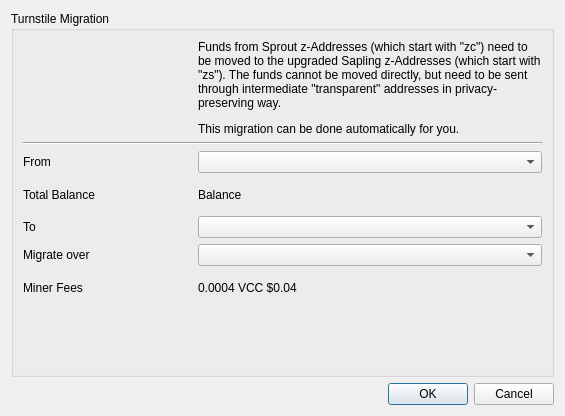
<?xml version="1.0" encoding="UTF-8"?>
<ui version="4.0">
 <class>Turnstile</class>
 <widget class="QDialog" name="Turnstile">
  <property name="geometry">
   <rect>
    <x>0</x>
    <y>0</y>
    <width>565</width>
    <height>416</height>
   </rect>
  </property>
  <property name="windowTitle">
   <string>Turnstile Migration</string>
  </property>
  <layout class="QVBoxLayout" name="verticalLayout">
   <item>
    <widget class="QGroupBox" name="groupBox">
     <property name="title">
      <string>Turnstile Migration</string>
     </property>
     <layout class="QVBoxLayout" name="verticalLayout_2">
      <item>
       <layout class="QGridLayout" name="gridLayout">
        <item row="0" column="0">
         <widget class="QLabel" name="msgIcon">
          <property name="text">
           <string/>
          </property>
          <property name="alignment">
           <set>Qt::AlignCenter</set>
          </property>
         </widget>
        </item>
        <item row="5" column="0">
         <widget class="QLabel" name="label_2">
          <property name="sizePolicy">
           <sizepolicy hsizetype="Minimum" vsizetype="Preferred">
            <horstretch>0</horstretch>
            <verstretch>0</verstretch>
           </sizepolicy>
          </property>
          <property name="text">
           <string>Migrate over</string>
          </property>
         </widget>
        </item>
        <item row="2" column="0">
         <widget class="QLabel" name="label">
          <property name="sizePolicy">
           <sizepolicy hsizetype="Minimum" vsizetype="Preferred">
            <horstretch>0</horstretch>
            <verstretch>0</verstretch>
           </sizepolicy>
          </property>
          <property name="text">
           <string>From</string>
          </property>
         </widget>
        </item>
        <item row="2" column="1" colspan="2">
         <widget class="AddressCombo" name="migrateZaddList">
          <property name="sizePolicy">
           <sizepolicy hsizetype="Expanding" vsizetype="Fixed">
            <horstretch>0</horstretch>
            <verstretch>0</verstretch>
           </sizepolicy>
          </property>
          <property name="editable">
           <bool>false</bool>
          </property>
          <property name="currentText">
           <string/>
          </property>
         </widget>
        </item>
        <item row="5" column="1" colspan="2">
         <widget class="QComboBox" name="privLevel">
          <property name="sizePolicy">
           <sizepolicy hsizetype="Expanding" vsizetype="Fixed">
            <horstretch>0</horstretch>
            <verstretch>0</verstretch>
           </sizepolicy>
          </property>
         </widget>
        </item>
        <item row="0" column="1" colspan="2">
         <widget class="QLabel" name="label_8">
          <property name="text">
           <string>&lt;html&gt;&lt;head/&gt;&lt;body&gt;&lt;p&gt;Funds from Sprout z-Addresses (which start with &amp;quot;zc&amp;quot;) need to be moved to the upgraded Sapling z-Addresses (which start with &amp;quot;zs&amp;quot;). The funds cannot be moved directly, but need to be sent through intermediate &amp;quot;transparent&amp;quot; addresses in privacy-preserving way.&lt;/p&gt;&lt;p&gt;This migration can be done automatically for you.&lt;/p&gt;&lt;/body&gt;&lt;/html&gt;</string>
          </property>
          <property name="wordWrap">
           <bool>true</bool>
          </property>
         </widget>
        </item>
        <item row="4" column="0">
         <widget class="QLabel" name="label_9">
          <property name="sizePolicy">
           <sizepolicy hsizetype="Minimum" vsizetype="Preferred">
            <horstretch>0</horstretch>
            <verstretch>0</verstretch>
           </sizepolicy>
          </property>
          <property name="text">
           <string>To</string>
          </property>
         </widget>
        </item>
        <item row="4" column="1" colspan="2">
         <widget class="AddressCombo" name="migrateTo"/>
        </item>
        <item row="1" column="0" colspan="3">
         <widget class="Line" name="line">
          <property name="orientation">
           <enum>Qt::Horizontal</enum>
          </property>
         </widget>
        </item>
        <item row="3" column="1">
         <widget class="QLabel" name="fromBalance">
          <property name="text">
           <string>Balance</string>
          </property>
         </widget>
        </item>
        <item row="7" column="0" rowspan="2" colspan="3">
         <spacer name="verticalSpacer">
          <property name="orientation">
           <enum>Qt::Vertical</enum>
          </property>
          <property name="sizeHint" stdset="0">
           <size>
            <width>20</width>
            <height>40</height>
           </size>
          </property>
         </spacer>
        </item>
        <item row="6" column="0">
         <widget class="QLabel" name="label_5">
          <property name="sizePolicy">
           <sizepolicy hsizetype="Minimum" vsizetype="Preferred">
            <horstretch>0</horstretch>
            <verstretch>0</verstretch>
           </sizepolicy>
          </property>
          <property name="text">
           <string>Miner Fees</string>
          </property>
         </widget>
        </item>
        <item row="6" column="1" colspan="2">
         <widget class="QLabel" name="minerFee">
          <property name="sizePolicy">
           <sizepolicy hsizetype="Expanding" vsizetype="Preferred">
            <horstretch>0</horstretch>
            <verstretch>0</verstretch>
           </sizepolicy>
          </property>
          <property name="text">
           <string notr="true">0.0004 VCC $0.04</string>
          </property>
          <property name="alignment">
           <set>Qt::AlignLeading|Qt::AlignLeft|Qt::AlignVCenter</set>
          </property>
         </widget>
        </item>
        <item row="3" column="0">
         <widget class="QLabel" name="label_3">
          <property name="text">
           <string>Total Balance</string>
          </property>
         </widget>
        </item>
       </layout>
      </item>
     </layout>
    </widget>
   </item>
   <item>
    <widget class="QDialogButtonBox" name="buttonBox">
     <property name="orientation">
      <enum>Qt::Horizontal</enum>
     </property>
     <property name="standardButtons">
      <set>QDialogButtonBox::Cancel|QDialogButtonBox::Ok</set>
     </property>
    </widget>
   </item>
  </layout>
 </widget>
 <customwidgets>
  <customwidget>
   <class>AddressCombo</class>
   <extends>QComboBox</extends>
   <header>addresscombo.h</header>
  </customwidget>
 </customwidgets>
 <resources/>
 <connections>
  <connection>
   <sender>buttonBox</sender>
   <signal>accepted()</signal>
   <receiver>Turnstile</receiver>
   <slot>accept()</slot>
   <hints>
    <hint type="sourcelabel">
     <x>248</x>
     <y>254</y>
    </hint>
    <hint type="destinationlabel">
     <x>157</x>
     <y>274</y>
    </hint>
   </hints>
  </connection>
  <connection>
   <sender>buttonBox</sender>
   <signal>rejected()</signal>
   <receiver>Turnstile</receiver>
   <slot>reject()</slot>
   <hints>
    <hint type="sourcelabel">
     <x>316</x>
     <y>260</y>
    </hint>
    <hint type="destinationlabel">
     <x>286</x>
     <y>274</y>
    </hint>
   </hints>
  </connection>
 </connections>
</ui>
